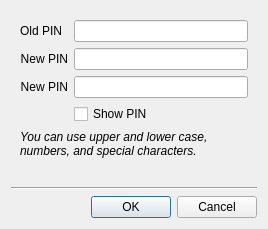
<?xml version="1.0" encoding="UTF-8"?>
<ui version="4.0">
 <class>DialogChangePassword</class>
 <widget class="QDialog" name="DialogChangePassword">
  <property name="geometry">
   <rect>
    <x>0</x>
    <y>0</y>
    <width>268</width>
    <height>221</height>
   </rect>
  </property>
  <property name="sizePolicy">
   <sizepolicy hsizetype="MinimumExpanding" vsizetype="MinimumExpanding">
    <horstretch>0</horstretch>
    <verstretch>0</verstretch>
   </sizepolicy>
  </property>
  <property name="windowTitle">
   <string>Change user PIN</string>
  </property>
  <property name="windowIcon">
   <iconset resource="../resources.qrc">
    <normaloff>:/images/CS_icon.png</normaloff>:/images/CS_icon.png</iconset>
  </property>
  <layout class="QVBoxLayout" name="verticalLayout_5">
   <item>
    <widget class="QFrame" name="frame">
     <property name="sizePolicy">
      <sizepolicy hsizetype="MinimumExpanding" vsizetype="MinimumExpanding">
       <horstretch>0</horstretch>
       <verstretch>0</verstretch>
      </sizepolicy>
     </property>
     <property name="autoFillBackground">
      <bool>false</bool>
     </property>
     <property name="frameShape">
      <enum>QFrame::NoFrame</enum>
     </property>
     <property name="frameShadow">
      <enum>QFrame::Plain</enum>
     </property>
     <layout class="QVBoxLayout" name="verticalLayout_4">
      <item>
       <layout class="QFormLayout" name="formLayout">
        <property name="fieldGrowthPolicy">
         <enum>QFormLayout::AllNonFixedFieldsGrow</enum>
        </property>
        <item row="0" column="0">
         <widget class="QLabel" name="label_2">
          <property name="text">
           <string>Old PIN</string>
          </property>
          <property name="alignment">
           <set>Qt::AlignRight|Qt::AlignTrailing|Qt::AlignVCenter</set>
          </property>
         </widget>
        </item>
        <item row="0" column="1">
         <widget class="QLineEdit" name="lineEdit_OldPW"/>
        </item>
        <item row="1" column="0">
         <widget class="QLabel" name="label_3">
          <property name="text">
           <string>New PIN</string>
          </property>
          <property name="alignment">
           <set>Qt::AlignRight|Qt::AlignTrailing|Qt::AlignVCenter</set>
          </property>
         </widget>
        </item>
        <item row="1" column="1">
         <widget class="QLineEdit" name="lineEdit_NewPW_1"/>
        </item>
        <item row="2" column="0">
         <widget class="QLabel" name="label_4">
          <property name="text">
           <string>New PIN</string>
          </property>
          <property name="alignment">
           <set>Qt::AlignRight|Qt::AlignTrailing|Qt::AlignVCenter</set>
          </property>
         </widget>
        </item>
        <item row="2" column="1">
         <widget class="QLineEdit" name="lineEdit_NewPW_2"/>
        </item>
        <item row="3" column="1">
         <widget class="QCheckBox" name="checkBox">
          <property name="text">
           <string>Show PIN</string>
          </property>
         </widget>
        </item>
       </layout>
      </item>
      <item>
       <widget class="QLabel" name="label_5">
        <property name="inputMethodHints">
         <set>Qt::ImhNone</set>
        </property>
        <property name="text">
         <string>&lt;html&gt;&lt;head/&gt;&lt;body&gt;&lt;p&gt;&lt;span style=&quot; font-style:italic;&quot;&gt;You can use upper and lower case, numbers, and special characters.&lt;/span&gt;&lt;/p&gt;&lt;/body&gt;&lt;/html&gt;</string>
        </property>
        <property name="alignment">
         <set>Qt::AlignLeading|Qt::AlignLeft|Qt::AlignVCenter</set>
        </property>
        <property name="wordWrap">
         <bool>true</bool>
        </property>
       </widget>
      </item>
     </layout>
    </widget>
   </item>
   <item>
    <spacer name="verticalSpacer">
     <property name="orientation">
      <enum>Qt::Vertical</enum>
     </property>
     <property name="sizeType">
      <enum>QSizePolicy::Expanding</enum>
     </property>
     <property name="sizeHint" stdset="0">
      <size>
       <width>0</width>
       <height>0</height>
      </size>
     </property>
    </spacer>
   </item>
   <item>
    <widget class="Line" name="line">
     <property name="orientation">
      <enum>Qt::Horizontal</enum>
     </property>
    </widget>
   </item>
   <item>
    <layout class="QHBoxLayout" name="horizontalLayout_2">
     <item>
      <spacer name="horizontalSpacer_2">
       <property name="orientation">
        <enum>Qt::Horizontal</enum>
       </property>
       <property name="sizeHint" stdset="0">
        <size>
         <width>40</width>
         <height>20</height>
        </size>
       </property>
      </spacer>
     </item>
     <item>
      <widget class="QDialogButtonBox" name="buttonBox">
       <property name="orientation">
        <enum>Qt::Horizontal</enum>
       </property>
       <property name="standardButtons">
        <set>QDialogButtonBox::Cancel|QDialogButtonBox::Ok</set>
       </property>
      </widget>
     </item>
    </layout>
   </item>
  </layout>
 </widget>
 <resources>
  <include location="../resources.qrc"/>
 </resources>
 <connections>
  <connection>
   <sender>buttonBox</sender>
   <signal>accepted()</signal>
   <receiver>DialogChangePassword</receiver>
   <slot>accept()</slot>
   <hints>
    <hint type="sourcelabel">
     <x>248</x>
     <y>254</y>
    </hint>
    <hint type="destinationlabel">
     <x>157</x>
     <y>274</y>
    </hint>
   </hints>
  </connection>
  <connection>
   <sender>buttonBox</sender>
   <signal>rejected()</signal>
   <receiver>DialogChangePassword</receiver>
   <slot>reject()</slot>
   <hints>
    <hint type="sourcelabel">
     <x>316</x>
     <y>260</y>
    </hint>
    <hint type="destinationlabel">
     <x>286</x>
     <y>274</y>
    </hint>
   </hints>
  </connection>
 </connections>
</ui>
